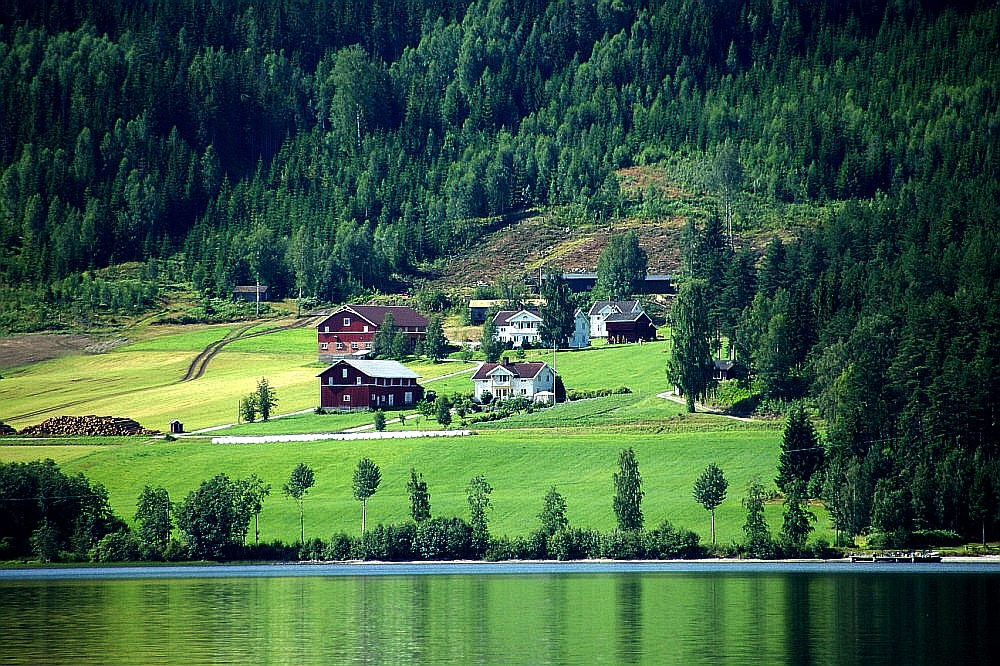
//> input picture teste4.jpg, 1000 x 666 px, given in place of teste4.png, which was not available
$ ./pontilhismo teste4.jpg   (built with g++ and OpenCV 4)
//> lines starting //> are read from the running program, lines starting //| are printed output that depends on the picture; pictures that were not available may be replaced by others from this repository, and a replacement may not be noted
#include <iostream>
#include <opencv2/opencv.hpp>
#include <fstream>
#include <iomanip>
#include <vector>
#include <algorithm>
#include <numeric>
#include <ctime>
#include <cstdlib>

using namespace std;
using namespace cv;

#define STEP1 4
#define JITTER1 3
#define RAIO1 4

#define STEP2 2
#define JITTER2 2
#define RAIO2 1

Mat image, frame, points, points2, border;

Mat soma,saturado;

vector<Mat> planes1,planes2;


int main(int argc, char** argv)
{
  vector<int> yrange1;
  vector<int> xrange1;

  vector<int> yrange2;
  vector<int> xrange2;

  int width, height, gray2, r,g,b;
  int x, y;

  frame = imread("teste4.png",CV_LOAD_IMAGE_COLOR);
//> frame is the input picture: 666 rows x 1000 cols, CV_8UC3; mean B, G, R 65.6, 90.2, 58

  namedWindow("image",WINDOW_NORMAL);
  imshow("image", frame);
  imwrite("image1.jpg", frame);
  split(frame, planes1);
  Canny(frame, border, 75, 100);
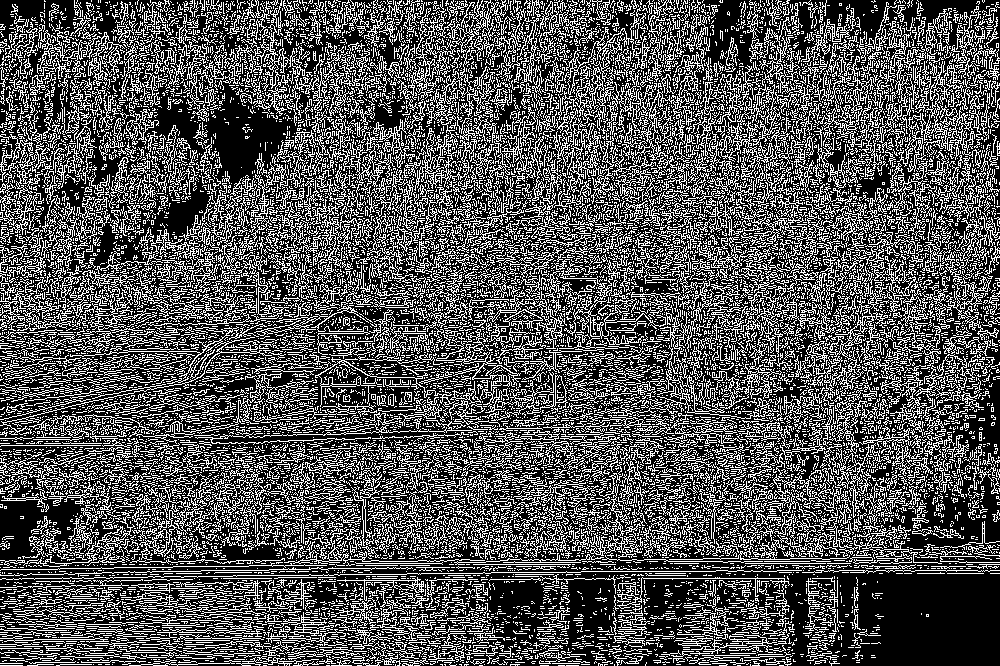
//> border: 666 rows x 1000 cols, CV_8UC1; 32.7% white in thin lines or dots

  srand(time(0));

  if(!frame.data)
  {
	cout << "nao abriu" << argv[1] << endl;
    cout << argv[0] << " imagem.jpg";
    exit(0);
  }

  width=frame.size().width;
//> width = 1000
  height=frame.size().height;
//> height = 666

  points = Mat(height, width, CV_8UC3, Scalar(255,255,255));
  points2 =  Mat(height, width, CV_8UC3, Scalar(255,255,255));

  cout<< width <<","<< height<<endl;
//| 1000,666

  xrange1.resize(height/STEP1);
//> xrange1 = 166 values from 0 to 0
  yrange1.resize(width/STEP1);
//> yrange1 = 250 values from 0 to 0

  iota(xrange1.begin(), xrange1.end(), 0);
//> xrange1 = 166 values from 0 to 165
  iota(yrange1.begin(), yrange1.end(), 0);
//> yrange1 = 250 values from 0 to 249

  for(uint i=0; i<xrange1.size(); i++)
  {
    xrange1[i]= xrange1[i]*STEP1+STEP1/2;
  }
//> after the loop, xrange1 = 166 values from 2 to 662

  for(uint i=0; i<yrange1.size(); i++)
  {
    yrange1[i]= yrange1[i]*STEP1+STEP1/2;
  }

  random_shuffle(xrange1.begin(), xrange1.end());
  for(auto i : xrange1)
  {
    random_shuffle(yrange1.begin(), yrange1.end());
    for(auto j : yrange1)
    {
      x = i+rand()%(2*JITTER1)-JITTER1+1;
      y = j+rand()%(2*JITTER1)-JITTER1+1;

      b = planes1[0].at<uchar>(x,y);
      g = planes1[1].at<uchar>(x,y);
      r = planes1[2].at<uchar>(x,y);

      circle(points, cv::Point(y,x), RAIO1, CV_RGB(r,g,b), -1, CV_AA);
    }
  }
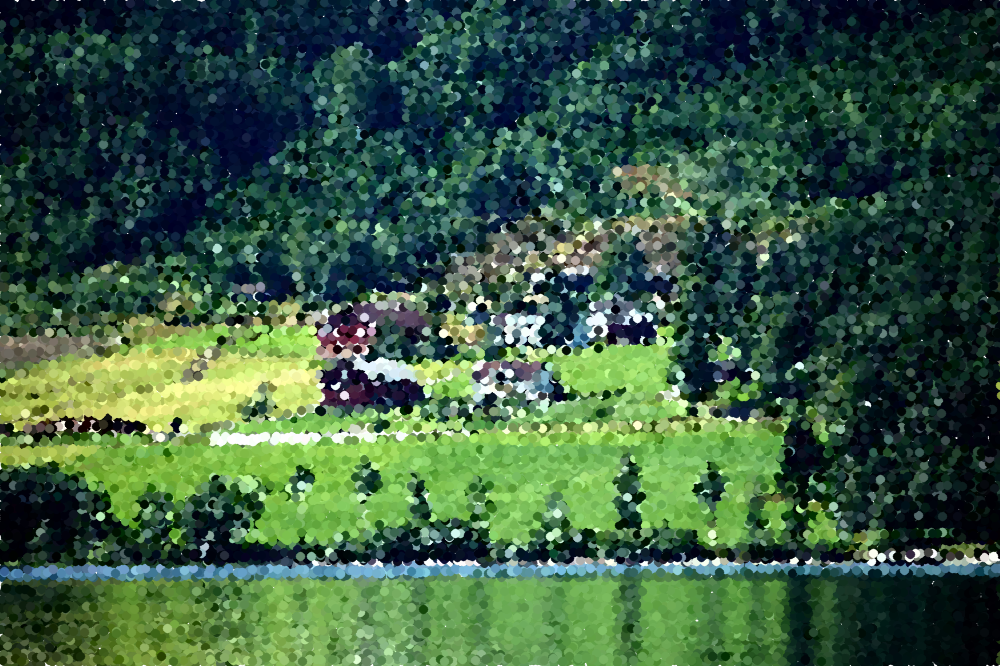
//> points: 666 rows x 1000 cols, CV_8UC3; mean B, G, R 65.8, 90.4, 58.1


  xrange2.resize(height/STEP2);
  yrange2.resize(width/STEP2);

  iota(xrange2.begin(), xrange2.end(), 0);
  iota(yrange2.begin(), yrange2.end(), 0);

  for(uint i=0; i<xrange2.size(); i++)
  {
    xrange2[i]= xrange2[i]*STEP2+STEP2/2;
  }

  for(uint i=0; i<yrange2.size(); i++)
  {
    yrange2[i]= yrange2[i]*STEP2+STEP2/2;
  }

  random_shuffle(xrange2.begin(), xrange2.end());

  for(auto i : xrange2)
  {
    random_shuffle(yrange2.begin(), yrange2.end());
    for(auto j : yrange2)
    {
      x = i+rand()%(2*JITTER2)-JITTER2+1;
      y = j+rand()%(2*JITTER2)-JITTER2+1;
      gray2 = border.at<uchar>(x,y);
      circle(points2, cv::Point(y,x), RAIO2, CV_RGB(gray2,gray2,gray2), -1, CV_AA);
    }
  }
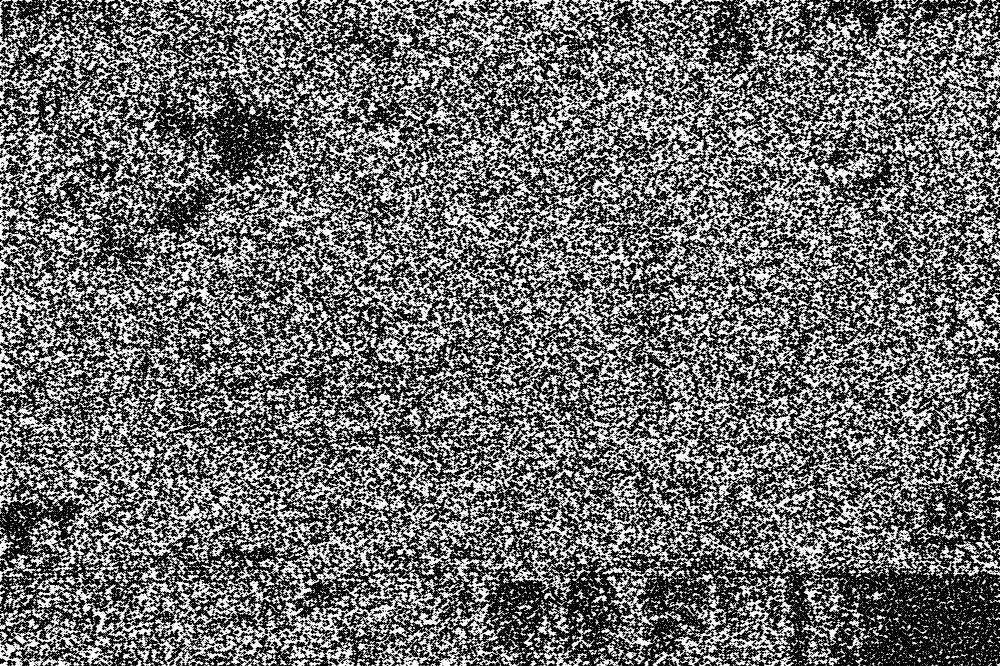
//> points2: 666 rows x 1000 cols, CV_8UC3; min 0, max 255, mean 107.8

  addWeighted(points,1.0,points2,0.3,0.0,soma);

  namedWindow("soma",WINDOW_NORMAL);
  imshow("soma",soma);
  imwrite("soma1.jpg",soma);
  cvtColor(soma,saturado,CV_RGB2HSV);
//> saturado: 666 rows x 1000 cols, CV_8UC3; mean H, S, V 45, 117.6, 126.5

  split(saturado,planes2);
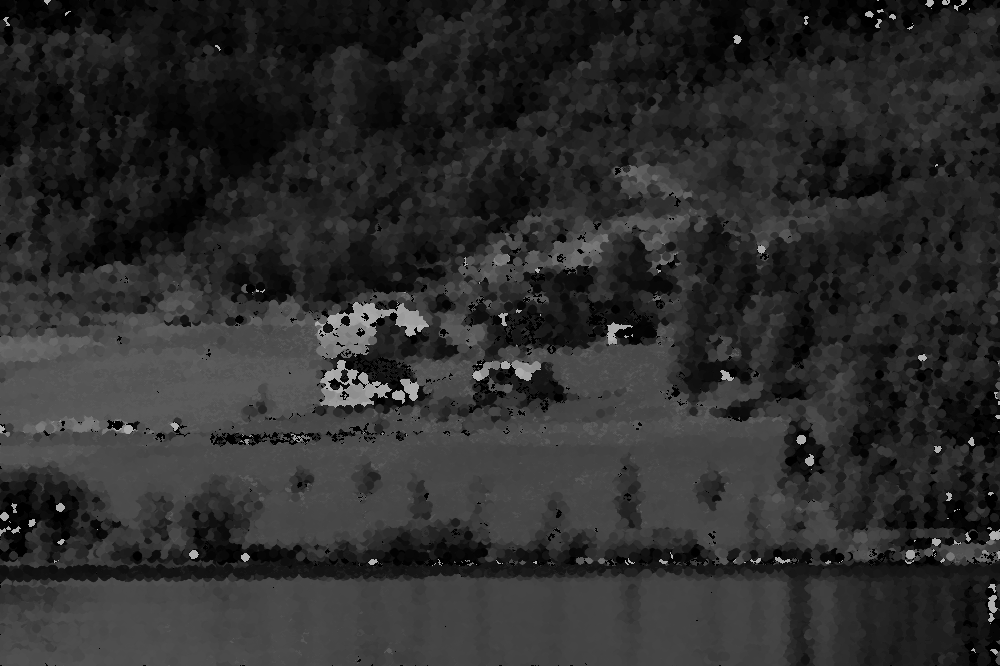
//> planes2[0]: 666 rows x 1000 cols, CV_8UC1; min 0, max 179, mean 45
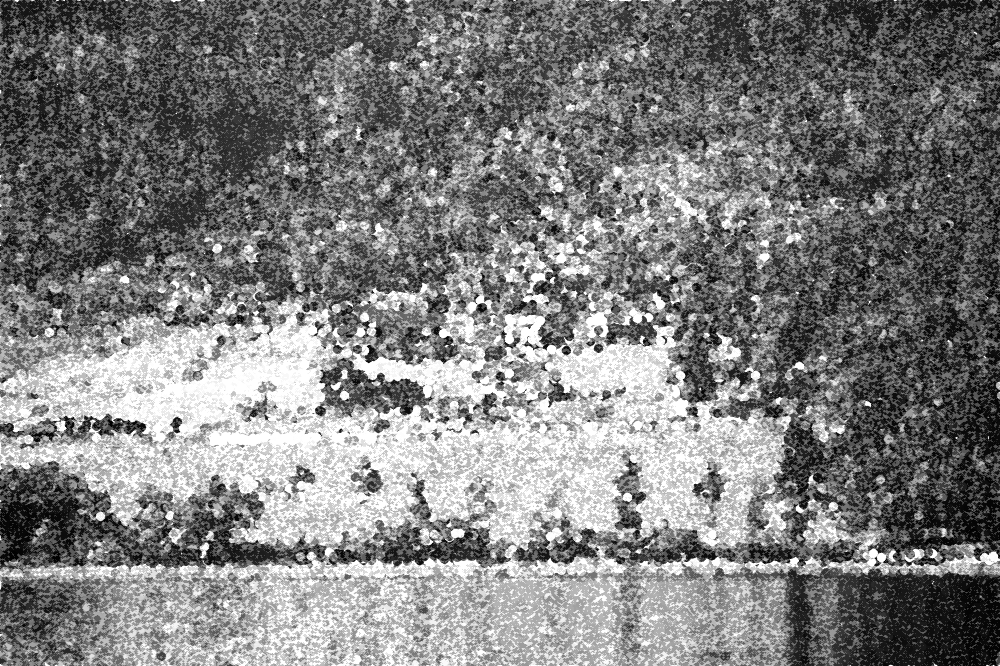
//> planes2[2]: 666 rows x 1000 cols, CV_8UC1; min 0, max 255, mean 126.5

  planes2[1].convertTo(planes2[1],CV_8UC1,1,25);
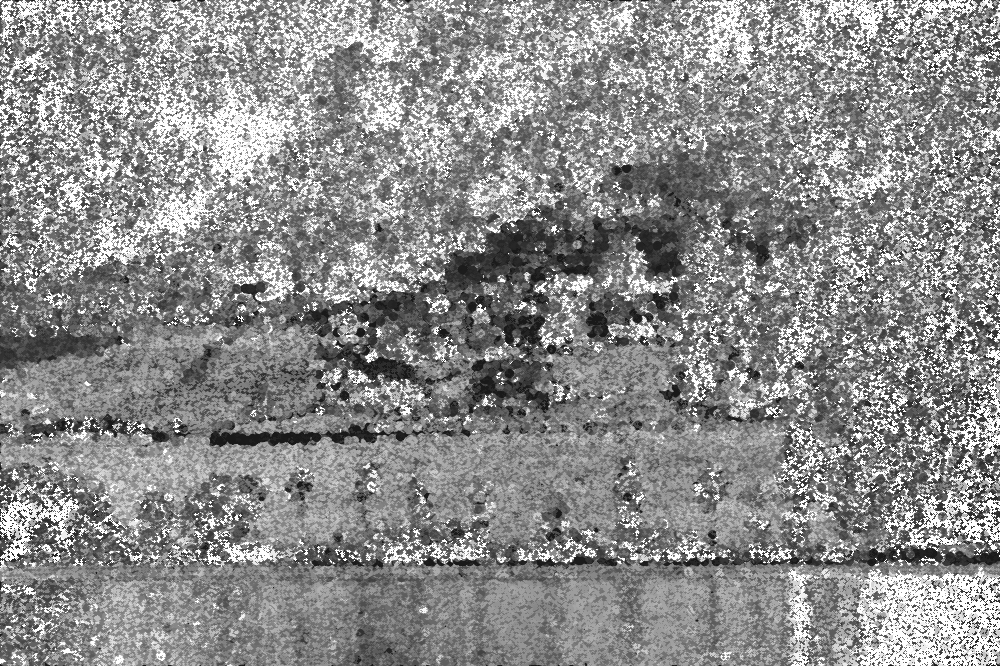
//> planes2[1]: 666 rows x 1000 cols, CV_8UC1; min 25, max 255, mean 140.3

  merge(planes2,saturado);
//> saturado: 666 rows x 1000 cols, CV_8UC3; mean H, S, V 45, 140.3, 126.5

  cvtColor(saturado,saturado,CV_HSV2RGB);
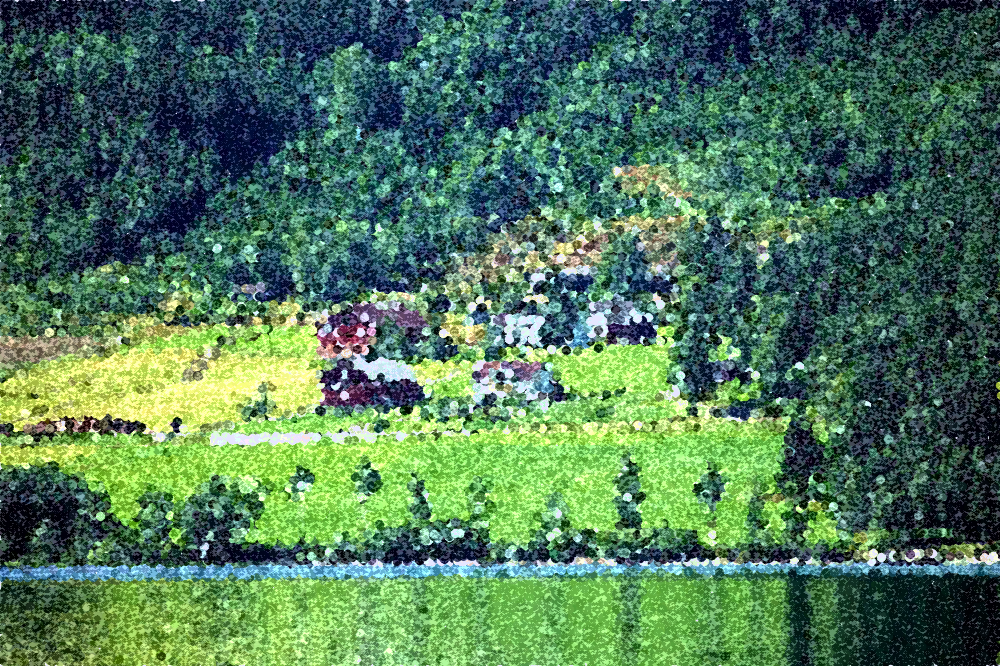
//> saturado: 666 rows x 1000 cols, CV_8UC3; mean B, G, R 89.9, 119.7, 80.2

  namedWindow("saturado",WINDOW_NORMAL);
  imshow("saturado",saturado);
  imwrite("saturado1.jpg",saturado);

  waitKey();
  return 0;
}

$ run again, with teste3.jpg copied over teste4.jpg
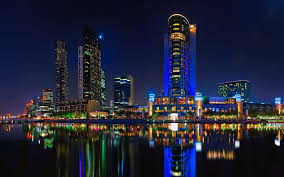
//> input picture teste3.jpg, 284 x 177 px, given in place of teste4.png, which was not available
//> frame is the input picture: 177 rows x 284 cols, CV_8UC3; mean B, G, R 54.7, 36.5, 33.9
//> `Canny(frame, border, 75, 100);`:
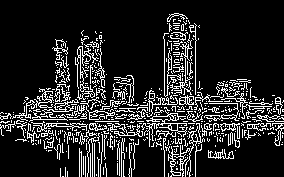
//> border: 177 rows x 284 cols, CV_8UC1; 15.4% white in thin lines or dots
//| 284,177
//> `cvtColor(saturado,saturado,CV_HSV2RGB);`:
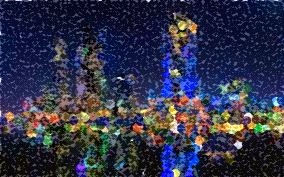
//> saturado: 177 rows x 284 cols, CV_8UC3; mean B, G, R 73.2, 51.7, 49

$ run again, with image.jpg copied over teste4.jpg
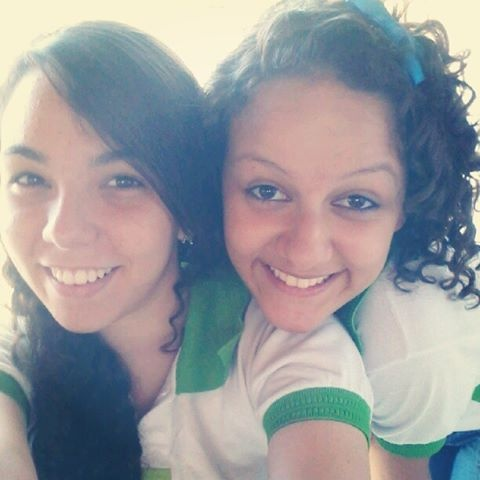
//> input picture image.jpg, 480 x 480 px, given in place of teste4.png, which was not available
//> frame is the input picture: 480 rows x 480 cols, CV_8UC3; mean B, G, R 156.2, 152.9, 152.2
//> `Canny(frame, border, 75, 100);`:
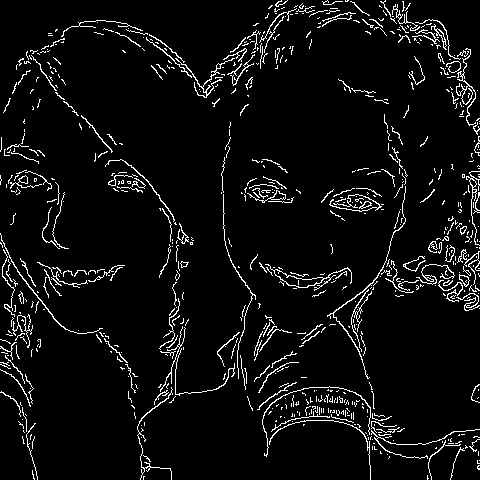
//> border: 480 rows x 480 cols, CV_8UC1; 5.6% white in thin lines or dots
//| 480,480
//> `cvtColor(saturado,saturado,CV_HSV2RGB);`:
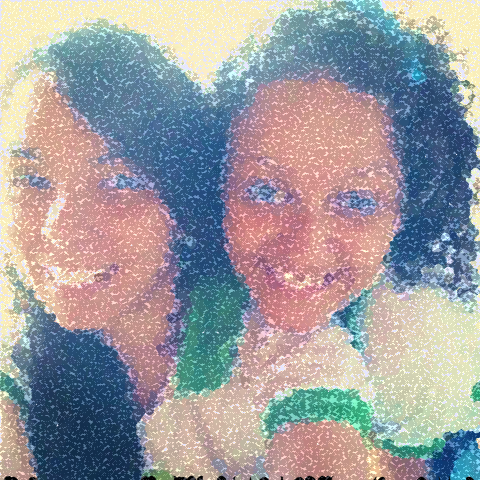
//> saturado: 480 rows x 480 cols, CV_8UC3; mean B, G, R 158.9, 155.4, 157.5
